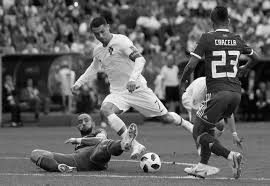
#> input picture coding-exercises-avairds/week4-edge-pyramids- contours/part1-edge-pyramids/C_Ronaldo.png, 270 x 186 px
$ python canny.py
#> lines starting #> are read from the running program, lines starting #| are printed output that depends on the picture
import cv2 as cv
import numpy as np
from matplotlib import pyplot as plt

img = cv.imread('C_Ronaldo.png', 0)  # read image as gray
#> img is the input picture: shape (186, 270); min 0, max 255, mean 98.6
img = cv.GaussianBlur(img, (5, 5), 0)  # blurring image
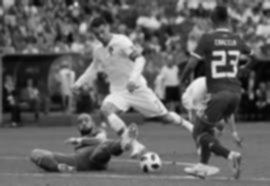
#> img: shape (186, 270); min 4, max 241, mean 98.6

# Any gradient value larger than threshold2 is considered
# to be an edge. Any value below threshold1 is considered
# not to be an edge. Values in between threshold1
# and threshold2 are either classified as edges or non-edges
# based on how their intensities are “connected”.
edges = cv.Canny(img, 150, 200)
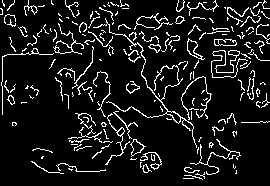
#> edges: shape (186, 270); 9.7% white in thin lines or dots

plt.subplot(121), plt.imshow(img, cmap='gray')
plt.title('Original Image'), plt.xticks([]), plt.yticks([])
plt.subplot(122), plt.imshow(edges, cmap='gray')
plt.title('Edge Image'), plt.xticks([]), plt.yticks([])

plt.show()
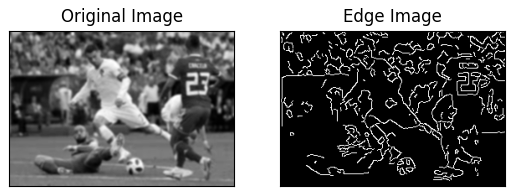
#> figure drawn by matplotlib, 2 panels

$ run again, with coding-exercises-avairds/week4-edge-pyramids- contours/part1-edge-pyramids/hand.jpg saved as coding-exercises-avairds/week4-edge-pyramids- contours/part1-edge-pyramids/C_Ronaldo.png
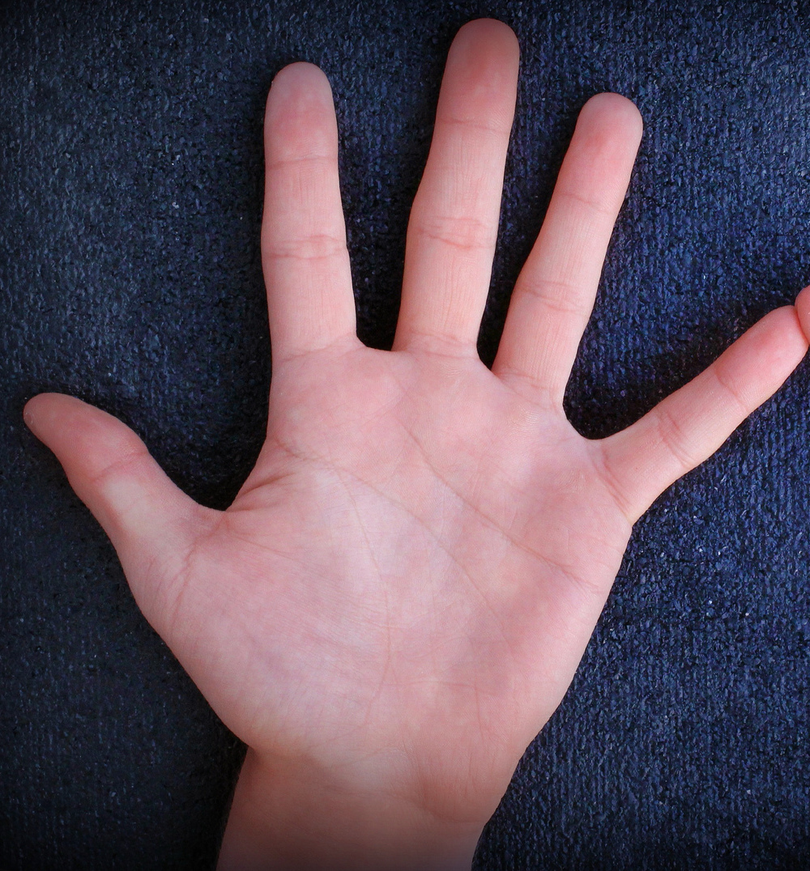
#> input picture coding-exercises-avairds/week4-edge-pyramids- contours/part1-edge-pyramids/hand.jpg, 810 x 871 px, shrunk from 1000 x 1076 before the run
#> `edges = cv.Canny(img, 150, 200)`:
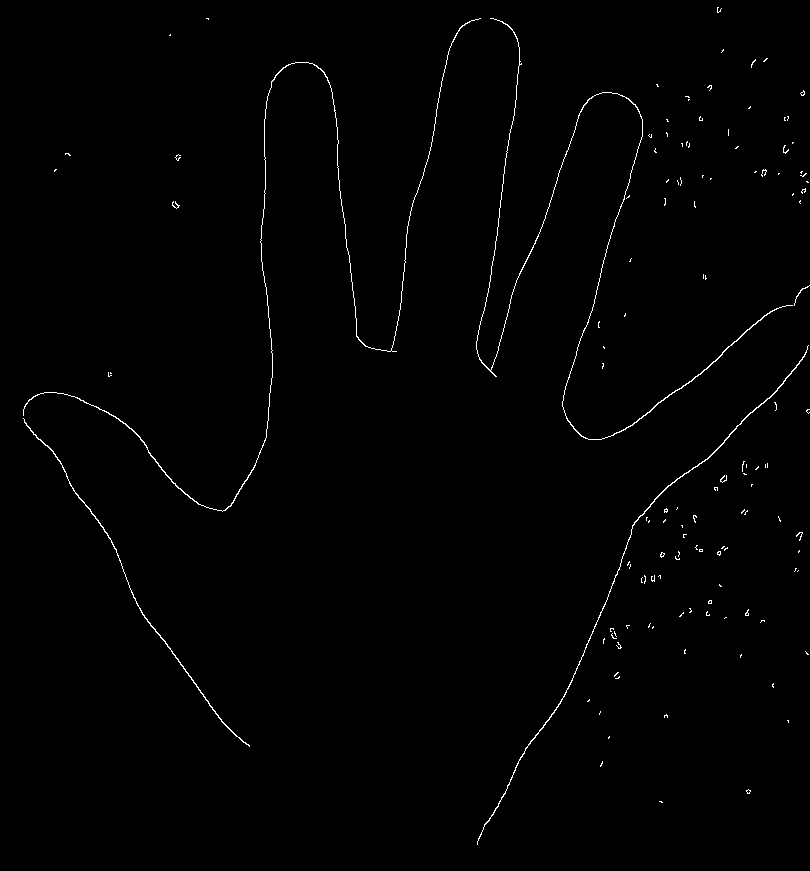
#> edges: shape (871, 810); 0.75% white in thin lines or dots
#> `plt.show()`:
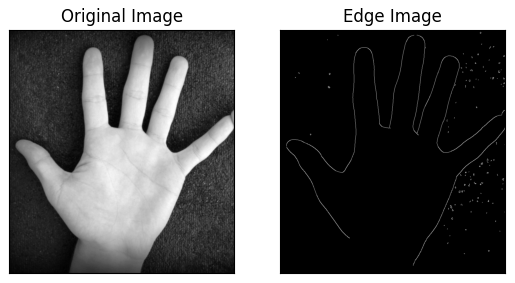
#> figure drawn by matplotlib, 2 panels

$ run again, with coding-exercises-avairds/week4-edge-pyramids- contours/part1-edge-pyramids/sudoku1.jpg saved as coding-exercises-avairds/week4-edge-pyramids- contours/part1-edge-pyramids/C_Ronaldo.png
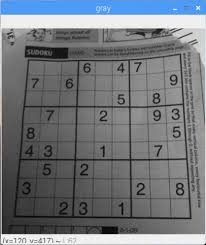
#> input picture coding-exercises-avairds/week4-edge-pyramids- contours/part1-edge-pyramids/sudoku1.jpg, 206 x 245 px
#> `edges = cv.Canny(img, 150, 200)`:
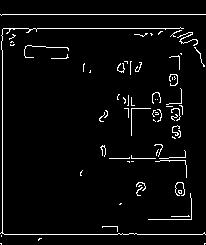
#> edges: shape (245, 206); 4% white in thin lines or dots
#> `plt.show()`:
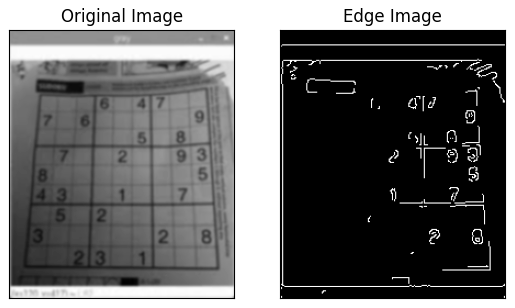
#> figure drawn by matplotlib, 2 panels
